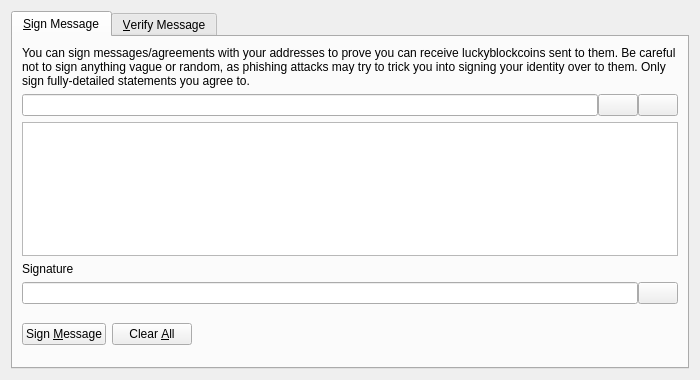
<?xml version="1.0" encoding="UTF-8"?>
<ui version="4.0">
 <class>SignVerifyMessageDialog</class>
 <widget class="QDialog" name="SignVerifyMessageDialog">
  <property name="geometry">
   <rect>
    <x>0</x>
    <y>0</y>
    <width>700</width>
    <height>380</height>
   </rect>
  </property>
  <property name="windowTitle">
   <string>Signatures - Sign / Verify a Message</string>
  </property>
  <property name="modal">
   <bool>true</bool>
  </property>
  <layout class="QVBoxLayout" name="verticalLayout">
   <item>
    <widget class="QTabWidget" name="tabWidget">
     <property name="currentIndex">
      <number>0</number>
     </property>
     <widget class="QWidget" name="tabSignMessage">
      <attribute name="title">
       <string>&amp;Sign Message</string>
      </attribute>
      <layout class="QVBoxLayout" name="verticalLayout_SM">
       <item>
        <widget class="QLabel" name="infoLabel_SM">
         <property name="text">
          <string>You can sign messages/agreements with your addresses to prove you can receive luckyblockcoins sent to them. Be careful not to sign anything vague or random, as phishing attacks may try to trick you into signing your identity over to them. Only sign fully-detailed statements you agree to.</string>
         </property>
         <property name="textFormat">
          <enum>Qt::PlainText</enum>
         </property>
         <property name="wordWrap">
          <bool>true</bool>
         </property>
        </widget>
       </item>
       <item>
        <layout class="QHBoxLayout" name="horizontalLayout_1_SM">
         <property name="spacing">
          <number>0</number>
         </property>
         <item>
          <widget class="QValidatedLineEdit" name="addressIn_SM">
           <property name="toolTip">
            <string>The Luckyblockcoin address to sign the message with</string>
           </property>
          </widget>
         </item>
         <item>
          <widget class="QPushButton" name="addressBookButton_SM">
           <property name="toolTip">
            <string>Choose previously used address</string>
           </property>
           <property name="text">
            <string/>
           </property>
           <property name="icon">
            <iconset resource="../luckyblockcoin.qrc">
             <normaloff>:/icons/address-book</normaloff>:/icons/address-book</iconset>
           </property>
           <property name="shortcut">
            <string>Alt+A</string>
           </property>
           <property name="autoDefault">
            <bool>false</bool>
           </property>
          </widget>
         </item>
         <item>
          <widget class="QPushButton" name="pasteButton_SM">
           <property name="toolTip">
            <string>Paste address from clipboard</string>
           </property>
           <property name="text">
            <string/>
           </property>
           <property name="icon">
            <iconset resource="../luckyblockcoin.qrc">
             <normaloff>:/icons/editpaste</normaloff>:/icons/editpaste</iconset>
           </property>
           <property name="shortcut">
            <string>Alt+P</string>
           </property>
           <property name="autoDefault">
            <bool>false</bool>
           </property>
          </widget>
         </item>
        </layout>
       </item>
       <item>
        <widget class="QPlainTextEdit" name="messageIn_SM">
         <property name="toolTip">
          <string>Enter the message you want to sign here</string>
         </property>
        </widget>
       </item>
       <item>
        <widget class="QLabel" name="signatureLabel_SM">
         <property name="text">
          <string>Signature</string>
         </property>
         <property name="textFormat">
          <enum>Qt::PlainText</enum>
         </property>
        </widget>
       </item>
       <item>
        <layout class="QHBoxLayout" name="horizontalLayout_2_SM">
         <property name="spacing">
          <number>0</number>
         </property>
         <item>
          <widget class="QLineEdit" name="signatureOut_SM">
           <property name="font">
            <font>
             <italic>true</italic>
            </font>
           </property>
           <property name="readOnly">
            <bool>true</bool>
           </property>
          </widget>
         </item>
         <item>
          <widget class="QPushButton" name="copySignatureButton_SM">
           <property name="toolTip">
            <string>Copy the current signature to the system clipboard</string>
           </property>
           <property name="text">
            <string/>
           </property>
           <property name="icon">
            <iconset resource="../luckyblockcoin.qrc">
             <normaloff>:/icons/editcopy</normaloff>:/icons/editcopy</iconset>
           </property>
           <property name="autoDefault">
            <bool>false</bool>
           </property>
          </widget>
         </item>
        </layout>
       </item>
       <item>
        <layout class="QHBoxLayout" name="horizontalLayout_3_SM">
         <item>
          <widget class="QPushButton" name="signMessageButton_SM">
           <property name="toolTip">
            <string>Sign the message to prove you own this Luckyblockcoin address</string>
           </property>
           <property name="text">
            <string>Sign &amp;Message</string>
           </property>
           <property name="icon">
            <iconset resource="../luckyblockcoin.qrc">
             <normaloff>:/icons/edit</normaloff>:/icons/edit</iconset>
           </property>
           <property name="autoDefault">
            <bool>false</bool>
           </property>
          </widget>
         </item>
         <item>
          <widget class="QPushButton" name="clearButton_SM">
           <property name="toolTip">
            <string>Reset all sign message fields</string>
           </property>
           <property name="text">
            <string>Clear &amp;All</string>
           </property>
           <property name="icon">
            <iconset resource="../luckyblockcoin.qrc">
             <normaloff>:/icons/remove</normaloff>:/icons/remove</iconset>
           </property>
           <property name="autoDefault">
            <bool>false</bool>
           </property>
          </widget>
         </item>
         <item>
          <spacer name="horizontalSpacer_1_SM">
           <property name="orientation">
            <enum>Qt::Horizontal</enum>
           </property>
           <property name="sizeHint" stdset="0">
            <size>
             <width>40</width>
             <height>48</height>
            </size>
           </property>
          </spacer>
         </item>
         <item>
          <widget class="QLabel" name="statusLabel_SM">
           <property name="font">
            <font>
             <weight>75</weight>
             <bold>true</bold>
            </font>
           </property>
           <property name="text">
            <string/>
           </property>
           <property name="wordWrap">
            <bool>true</bool>
           </property>
          </widget>
         </item>
         <item>
          <spacer name="horizontalSpacer_2_SM">
           <property name="orientation">
            <enum>Qt::Horizontal</enum>
           </property>
           <property name="sizeHint" stdset="0">
            <size>
             <width>40</width>
             <height>48</height>
            </size>
           </property>
          </spacer>
         </item>
        </layout>
       </item>
      </layout>
     </widget>
     <widget class="QWidget" name="tabVerifyMessage">
      <attribute name="title">
       <string>&amp;Verify Message</string>
      </attribute>
      <layout class="QVBoxLayout" name="verticalLayout_VM">
       <item>
        <widget class="QLabel" name="infoLabel_VM">
         <property name="text">
          <string>Enter the receiver's address, message (ensure you copy line breaks, spaces, tabs, etc. exactly) and signature below to verify the message. Be careful not to read more into the signature than what is in the signed message itself, to avoid being tricked by a man-in-the-middle attack. Note that this only proves the signing party receives with the address, it cannot prove sendership of any transaction!</string>
         </property>
         <property name="textFormat">
          <enum>Qt::PlainText</enum>
         </property>
         <property name="alignment">
          <set>Qt::AlignLeading|Qt::AlignLeft|Qt::AlignTop</set>
         </property>
         <property name="wordWrap">
          <bool>true</bool>
         </property>
        </widget>
       </item>
       <item>
        <layout class="QHBoxLayout" name="horizontalLayout_1_VM">
         <property name="spacing">
          <number>0</number>
         </property>
         <item>
          <widget class="QValidatedLineEdit" name="addressIn_VM">
           <property name="toolTip">
            <string>The Luckyblockcoin address the message was signed with</string>
           </property>
          </widget>
         </item>
         <item>
          <widget class="QPushButton" name="addressBookButton_VM">
           <property name="toolTip">
            <string>Choose previously used address</string>
           </property>
           <property name="text">
            <string/>
           </property>
           <property name="icon">
            <iconset resource="../luckyblockcoin.qrc">
             <normaloff>:/icons/address-book</normaloff>:/icons/address-book</iconset>
           </property>
           <property name="shortcut">
            <string>Alt+A</string>
           </property>
           <property name="autoDefault">
            <bool>false</bool>
           </property>
          </widget>
         </item>
        </layout>
       </item>
       <item>
        <widget class="QPlainTextEdit" name="messageIn_VM"/>
       </item>
       <item>
        <widget class="QValidatedLineEdit" name="signatureIn_VM"/>
       </item>
       <item>
        <layout class="QHBoxLayout" name="horizontalLayout_2_VM">
         <item>
          <widget class="QPushButton" name="verifyMessageButton_VM">
           <property name="toolTip">
            <string>Verify the message to ensure it was signed with the specified Luckyblockcoin address</string>
           </property>
           <property name="text">
            <string>Verify &amp;Message</string>
           </property>
           <property name="icon">
            <iconset resource="../luckyblockcoin.qrc">
             <normaloff>:/icons/transaction_0</normaloff>:/icons/transaction_0</iconset>
           </property>
           <property name="autoDefault">
            <bool>false</bool>
           </property>
          </widget>
         </item>
         <item>
          <widget class="QPushButton" name="clearButton_VM">
           <property name="toolTip">
            <string>Reset all verify message fields</string>
           </property>
           <property name="text">
            <string>Clear &amp;All</string>
           </property>
           <property name="icon">
            <iconset resource="../luckyblockcoin.qrc">
             <normaloff>:/icons/remove</normaloff>:/icons/remove</iconset>
           </property>
           <property name="autoDefault">
            <bool>false</bool>
           </property>
          </widget>
         </item>
         <item>
          <spacer name="horizontalSpacer_1_VM">
           <property name="orientation">
            <enum>Qt::Horizontal</enum>
           </property>
           <property name="sizeHint" stdset="0">
            <size>
             <width>40</width>
             <height>48</height>
            </size>
           </property>
          </spacer>
         </item>
         <item>
          <widget class="QLabel" name="statusLabel_VM">
           <property name="font">
            <font>
             <weight>75</weight>
             <bold>true</bold>
            </font>
           </property>
           <property name="text">
            <string/>
           </property>
           <property name="wordWrap">
            <bool>true</bool>
           </property>
          </widget>
         </item>
         <item>
          <spacer name="horizontalSpacer_2_VM">
           <property name="orientation">
            <enum>Qt::Horizontal</enum>
           </property>
           <property name="sizeHint" stdset="0">
            <size>
             <width>40</width>
             <height>48</height>
            </size>
           </property>
          </spacer>
         </item>
        </layout>
       </item>
      </layout>
     </widget>
    </widget>
   </item>
  </layout>
 </widget>
 <customwidgets>
  <customwidget>
   <class>QValidatedLineEdit</class>
   <extends>QLineEdit</extends>
   <header>qvalidatedlineedit.h</header>
  </customwidget>
 </customwidgets>
 <resources>
  <include location="../luckyblockcoin.qrc"/>
 </resources>
 <connections/>
</ui>
